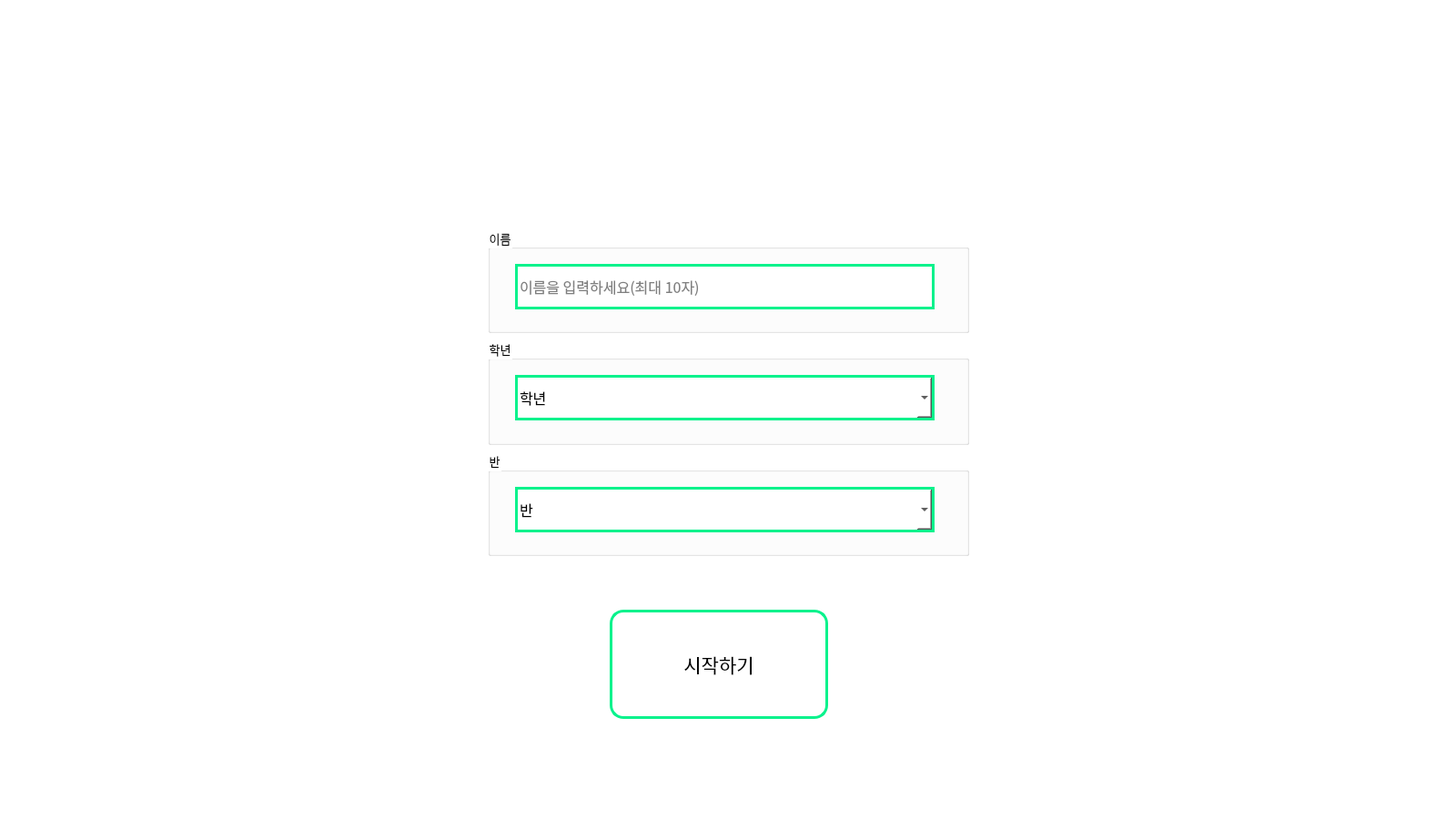
<?xml version="1.0" encoding="UTF-8"?>
<ui version="4.0">
 <class>MainWindow</class>
 <widget class="QMainWindow" name="MainWindow">
  <property name="enabled">
   <bool>true</bool>
  </property>
  <property name="geometry">
   <rect>
    <x>0</x>
    <y>0</y>
    <width>1600</width>
    <height>900</height>
   </rect>
  </property>
  <property name="sizePolicy">
   <sizepolicy hsizetype="Fixed" vsizetype="Fixed">
    <horstretch>0</horstretch>
    <verstretch>0</verstretch>
   </sizepolicy>
  </property>
  <property name="palette">
   <palette>
    <active>
     <colorrole role="WindowText">
      <brush brushstyle="SolidPattern">
       <color alpha="255">
        <red>11</red>
        <green>11</green>
        <blue>11</blue>
       </color>
      </brush>
     </colorrole>
     <colorrole role="Button">
      <brush brushstyle="SolidPattern">
       <color alpha="255">
        <red>255</red>
        <green>255</green>
        <blue>255</blue>
       </color>
      </brush>
     </colorrole>
     <colorrole role="Midlight">
      <brush brushstyle="SolidPattern">
       <color alpha="255">
        <red>90</red>
        <green>90</green>
        <blue>90</blue>
       </color>
      </brush>
     </colorrole>
     <colorrole role="Text">
      <brush brushstyle="SolidPattern">
       <color alpha="255">
        <red>11</red>
        <green>11</green>
        <blue>11</blue>
       </color>
      </brush>
     </colorrole>
     <colorrole role="ButtonText">
      <brush brushstyle="SolidPattern">
       <color alpha="255">
        <red>11</red>
        <green>11</green>
        <blue>11</blue>
       </color>
      </brush>
     </colorrole>
     <colorrole role="Base">
      <brush brushstyle="SolidPattern">
       <color alpha="255">
        <red>255</red>
        <green>255</green>
        <blue>255</blue>
       </color>
      </brush>
     </colorrole>
     <colorrole role="Window">
      <brush brushstyle="SolidPattern">
       <color alpha="255">
        <red>240</red>
        <green>240</green>
        <blue>240</blue>
       </color>
      </brush>
     </colorrole>
     <colorrole role="Highlight">
      <brush brushstyle="SolidPattern">
       <color alpha="255">
        <red>176</red>
        <green>255</green>
        <blue>133</blue>
       </color>
      </brush>
     </colorrole>
     <colorrole role="HighlightedText">
      <brush brushstyle="SolidPattern">
       <color alpha="255">
        <red>109</red>
        <green>109</green>
        <blue>109</blue>
       </color>
      </brush>
     </colorrole>
     <colorrole role="ToolTipText">
      <brush brushstyle="SolidPattern">
       <color alpha="255">
        <red>127</red>
        <green>127</green>
        <blue>127</blue>
       </color>
      </brush>
     </colorrole>
     <colorrole role="PlaceholderText">
      <brush brushstyle="SolidPattern">
       <color alpha="128">
        <red>255</red>
        <green>255</green>
        <blue>255</blue>
       </color>
      </brush>
     </colorrole>
    </active>
    <inactive>
     <colorrole role="WindowText">
      <brush brushstyle="SolidPattern">
       <color alpha="255">
        <red>11</red>
        <green>11</green>
        <blue>11</blue>
       </color>
      </brush>
     </colorrole>
     <colorrole role="Button">
      <brush brushstyle="SolidPattern">
       <color alpha="255">
        <red>255</red>
        <green>255</green>
        <blue>255</blue>
       </color>
      </brush>
     </colorrole>
     <colorrole role="Midlight">
      <brush brushstyle="SolidPattern">
       <color alpha="255">
        <red>90</red>
        <green>90</green>
        <blue>90</blue>
       </color>
      </brush>
     </colorrole>
     <colorrole role="Text">
      <brush brushstyle="SolidPattern">
       <color alpha="255">
        <red>11</red>
        <green>11</green>
        <blue>11</blue>
       </color>
      </brush>
     </colorrole>
     <colorrole role="ButtonText">
      <brush brushstyle="SolidPattern">
       <color alpha="255">
        <red>11</red>
        <green>11</green>
        <blue>11</blue>
       </color>
      </brush>
     </colorrole>
     <colorrole role="Base">
      <brush brushstyle="SolidPattern">
       <color alpha="255">
        <red>255</red>
        <green>255</green>
        <blue>255</blue>
       </color>
      </brush>
     </colorrole>
     <colorrole role="Window">
      <brush brushstyle="SolidPattern">
       <color alpha="255">
        <red>240</red>
        <green>240</green>
        <blue>240</blue>
       </color>
      </brush>
     </colorrole>
     <colorrole role="Highlight">
      <brush brushstyle="SolidPattern">
       <color alpha="255">
        <red>176</red>
        <green>255</green>
        <blue>133</blue>
       </color>
      </brush>
     </colorrole>
     <colorrole role="HighlightedText">
      <brush brushstyle="SolidPattern">
       <color alpha="255">
        <red>109</red>
        <green>109</green>
        <blue>109</blue>
       </color>
      </brush>
     </colorrole>
     <colorrole role="ToolTipText">
      <brush brushstyle="SolidPattern">
       <color alpha="255">
        <red>127</red>
        <green>127</green>
        <blue>127</blue>
       </color>
      </brush>
     </colorrole>
     <colorrole role="PlaceholderText">
      <brush brushstyle="SolidPattern">
       <color alpha="128">
        <red>255</red>
        <green>255</green>
        <blue>255</blue>
       </color>
      </brush>
     </colorrole>
    </inactive>
    <disabled>
     <colorrole role="WindowText">
      <brush brushstyle="SolidPattern">
       <color alpha="255">
        <red>120</red>
        <green>120</green>
        <blue>120</blue>
       </color>
      </brush>
     </colorrole>
     <colorrole role="Button">
      <brush brushstyle="SolidPattern">
       <color alpha="255">
        <red>255</red>
        <green>255</green>
        <blue>255</blue>
       </color>
      </brush>
     </colorrole>
     <colorrole role="Midlight">
      <brush brushstyle="SolidPattern">
       <color alpha="255">
        <red>90</red>
        <green>90</green>
        <blue>90</blue>
       </color>
      </brush>
     </colorrole>
     <colorrole role="Text">
      <brush brushstyle="SolidPattern">
       <color alpha="255">
        <red>120</red>
        <green>120</green>
        <blue>120</blue>
       </color>
      </brush>
     </colorrole>
     <colorrole role="ButtonText">
      <brush brushstyle="SolidPattern">
       <color alpha="255">
        <red>120</red>
        <green>120</green>
        <blue>120</blue>
       </color>
      </brush>
     </colorrole>
     <colorrole role="Base">
      <brush brushstyle="SolidPattern">
       <color alpha="255">
        <red>240</red>
        <green>240</green>
        <blue>240</blue>
       </color>
      </brush>
     </colorrole>
     <colorrole role="Window">
      <brush brushstyle="SolidPattern">
       <color alpha="255">
        <red>240</red>
        <green>240</green>
        <blue>240</blue>
       </color>
      </brush>
     </colorrole>
     <colorrole role="Highlight">
      <brush brushstyle="SolidPattern">
       <color alpha="255">
        <red>0</red>
        <green>120</green>
        <blue>215</blue>
       </color>
      </brush>
     </colorrole>
     <colorrole role="HighlightedText">
      <brush brushstyle="SolidPattern">
       <color alpha="255">
        <red>109</red>
        <green>109</green>
        <blue>109</blue>
       </color>
      </brush>
     </colorrole>
     <colorrole role="ToolTipText">
      <brush brushstyle="SolidPattern">
       <color alpha="255">
        <red>127</red>
        <green>127</green>
        <blue>127</blue>
       </color>
      </brush>
     </colorrole>
     <colorrole role="PlaceholderText">
      <brush brushstyle="SolidPattern">
       <color alpha="128">
        <red>255</red>
        <green>255</green>
        <blue>255</blue>
       </color>
      </brush>
     </colorrole>
    </disabled>
   </palette>
  </property>
  <property name="windowTitle">
   <string>MainWindow</string>
  </property>
  <widget class="QWidget" name="centralwidget">
   <property name="enabled">
    <bool>true</bool>
   </property>
   <property name="sizePolicy">
    <sizepolicy hsizetype="Preferred" vsizetype="Preferred">
     <horstretch>0</horstretch>
     <verstretch>0</verstretch>
    </sizepolicy>
   </property>
   <property name="palette">
    <palette>
     <active>
      <colorrole role="Button">
       <brush brushstyle="SolidPattern">
        <color alpha="255">
         <red>255</red>
         <green>255</green>
         <blue>255</blue>
        </color>
       </brush>
      </colorrole>
      <colorrole role="Base">
       <brush brushstyle="SolidPattern">
        <color alpha="255">
         <red>255</red>
         <green>255</green>
         <blue>255</blue>
        </color>
       </brush>
      </colorrole>
      <colorrole role="Window">
       <brush brushstyle="SolidPattern">
        <color alpha="255">
         <red>255</red>
         <green>255</green>
         <blue>255</blue>
        </color>
       </brush>
      </colorrole>
     </active>
     <inactive>
      <colorrole role="Button">
       <brush brushstyle="SolidPattern">
        <color alpha="255">
         <red>255</red>
         <green>255</green>
         <blue>255</blue>
        </color>
       </brush>
      </colorrole>
      <colorrole role="Base">
       <brush brushstyle="SolidPattern">
        <color alpha="255">
         <red>255</red>
         <green>255</green>
         <blue>255</blue>
        </color>
       </brush>
      </colorrole>
      <colorrole role="Window">
       <brush brushstyle="SolidPattern">
        <color alpha="255">
         <red>255</red>
         <green>255</green>
         <blue>255</blue>
        </color>
       </brush>
      </colorrole>
     </inactive>
     <disabled>
      <colorrole role="Button">
       <brush brushstyle="SolidPattern">
        <color alpha="255">
         <red>255</red>
         <green>255</green>
         <blue>255</blue>
        </color>
       </brush>
      </colorrole>
      <colorrole role="Base">
       <brush brushstyle="SolidPattern">
        <color alpha="255">
         <red>255</red>
         <green>255</green>
         <blue>255</blue>
        </color>
       </brush>
      </colorrole>
      <colorrole role="Window">
       <brush brushstyle="SolidPattern">
        <color alpha="255">
         <red>255</red>
         <green>255</green>
         <blue>255</blue>
        </color>
       </brush>
      </colorrole>
     </disabled>
    </palette>
   </property>
   <property name="mouseTracking">
    <bool>false</bool>
   </property>
   <property name="styleSheet">
    <string notr="true">background: white;</string>
   </property>
   <widget class="QWidget" name="gridLayoutWidget">
    <property name="geometry">
     <rect>
      <x>0</x>
      <y>250</y>
      <width>1601</width>
      <height>361</height>
     </rect>
    </property>
    <layout class="QGridLayout" name="gridLayout">
     <item row="0" column="0">
      <layout class="QGridLayout" name="gridLayout_2" rowstretch="0" columnstretch="0,0,0">
       <item row="0" column="0">
        <widget class="QWidget" name="widget_2" native="true"/>
       </item>
       <item row="0" column="2">
        <widget class="QWidget" name="widget_3" native="true">
         <property name="font">
          <font>
           <pointsize>12</pointsize>
          </font>
         </property>
        </widget>
       </item>
       <item row="0" column="1">
        <layout class="QGridLayout" name="gridLayout_3">
         <item row="1" column="0">
          <layout class="QGridLayout" name="gridLayout_4">
           <item row="0" column="0">
            <widget class="QGroupBox" name="nameGroup">
             <property name="font">
              <font>
               <family>Noto Sans KR</family>
               <pointsize>10</pointsize>
              </font>
             </property>
             <property name="styleSheet">
              <string notr="true"/>
             </property>
             <property name="title">
              <string>이름</string>
             </property>
             <widget class="QLineEdit" name="nameText">
              <property name="geometry">
               <rect>
                <x>30</x>
                <y>40</y>
                <width>461</width>
                <height>50</height>
               </rect>
              </property>
              <property name="font">
               <font>
                <family>Noto Sans KR</family>
                <pointsize>12</pointsize>
               </font>
              </property>
              <property name="styleSheet">
               <string notr="true">border: 3px solid #08F28C;

</string>
              </property>
              <property name="maxLength">
               <number>10</number>
              </property>
              <property name="placeholderText">
               <string>이름을 입력하세요(최대 10자)</string>
              </property>
             </widget>
            </widget>
           </item>
           <item row="1" column="0">
            <widget class="QGroupBox" name="classGroup">
             <property name="font">
              <font>
               <family>Noto Sans KR</family>
               <pointsize>10</pointsize>
              </font>
             </property>
             <property name="styleSheet">
              <string notr="true"/>
             </property>
             <property name="title">
              <string>학년</string>
             </property>
             <widget class="QComboBox" name="gradeCombo">
              <property name="geometry">
               <rect>
                <x>30</x>
                <y>40</y>
                <width>461</width>
                <height>50</height>
               </rect>
              </property>
              <property name="palette">
               <palette>
                <active>
                 <colorrole role="Button">
                  <brush brushstyle="SolidPattern">
                   <color alpha="255">
                    <red>255</red>
                    <green>255</green>
                    <blue>255</blue>
                   </color>
                  </brush>
                 </colorrole>
                 <colorrole role="Base">
                  <brush brushstyle="SolidPattern">
                   <color alpha="255">
                    <red>255</red>
                    <green>255</green>
                    <blue>255</blue>
                   </color>
                  </brush>
                 </colorrole>
                 <colorrole role="Window">
                  <brush brushstyle="SolidPattern">
                   <color alpha="255">
                    <red>255</red>
                    <green>255</green>
                    <blue>255</blue>
                   </color>
                  </brush>
                 </colorrole>
                </active>
                <inactive>
                 <colorrole role="Button">
                  <brush brushstyle="SolidPattern">
                   <color alpha="255">
                    <red>255</red>
                    <green>255</green>
                    <blue>255</blue>
                   </color>
                  </brush>
                 </colorrole>
                 <colorrole role="Base">
                  <brush brushstyle="SolidPattern">
                   <color alpha="255">
                    <red>255</red>
                    <green>255</green>
                    <blue>255</blue>
                   </color>
                  </brush>
                 </colorrole>
                 <colorrole role="Window">
                  <brush brushstyle="SolidPattern">
                   <color alpha="255">
                    <red>255</red>
                    <green>255</green>
                    <blue>255</blue>
                   </color>
                  </brush>
                 </colorrole>
                </inactive>
                <disabled>
                 <colorrole role="Button">
                  <brush brushstyle="SolidPattern">
                   <color alpha="255">
                    <red>255</red>
                    <green>255</green>
                    <blue>255</blue>
                   </color>
                  </brush>
                 </colorrole>
                 <colorrole role="Base">
                  <brush brushstyle="SolidPattern">
                   <color alpha="255">
                    <red>255</red>
                    <green>255</green>
                    <blue>255</blue>
                   </color>
                  </brush>
                 </colorrole>
                 <colorrole role="Window">
                  <brush brushstyle="SolidPattern">
                   <color alpha="255">
                    <red>255</red>
                    <green>255</green>
                    <blue>255</blue>
                   </color>
                  </brush>
                 </colorrole>
                </disabled>
               </palette>
              </property>
              <property name="font">
               <font>
                <family>Noto Sans KR</family>
                <pointsize>12</pointsize>
                <strikeout>false</strikeout>
               </font>
              </property>
              <property name="mouseTracking">
               <bool>false</bool>
              </property>
              <property name="toolTip">
               <string>학년</string>
              </property>
              <property name="whatsThis">
               <string/>
              </property>
              <property name="accessibleName">
               <string>학년</string>
              </property>
              <property name="autoFillBackground">
               <bool>false</bool>
              </property>
              <property name="styleSheet">
               <string notr="true">border: 3px solid #08F28C;

</string>
              </property>
              <property name="inputMethodHints">
               <set>Qt::ImhNone</set>
              </property>
              <property name="frame">
               <bool>true</bool>
              </property>
              <item>
               <property name="text">
                <string>학년</string>
               </property>
              </item>
              <item>
               <property name="text">
                <string>1</string>
               </property>
              </item>
              <item>
               <property name="text">
                <string>2</string>
               </property>
              </item>
              <item>
               <property name="text">
                <string>3</string>
               </property>
              </item>
             </widget>
            </widget>
           </item>
           <item row="2" column="0">
            <widget class="QGroupBox" name="gradeGroup">
             <property name="font">
              <font>
               <family>Noto Sans KR</family>
               <pointsize>10</pointsize>
              </font>
             </property>
             <property name="styleSheet">
              <string notr="true"/>
             </property>
             <property name="title">
              <string>반</string>
             </property>
             <widget class="QComboBox" name="classCombo">
              <property name="enabled">
               <bool>true</bool>
              </property>
              <property name="geometry">
               <rect>
                <x>30</x>
                <y>40</y>
                <width>461</width>
                <height>50</height>
               </rect>
              </property>
              <property name="sizePolicy">
               <sizepolicy hsizetype="Fixed" vsizetype="Fixed">
                <horstretch>0</horstretch>
                <verstretch>0</verstretch>
               </sizepolicy>
              </property>
              <property name="palette">
               <palette>
                <active>
                 <colorrole role="Button">
                  <brush brushstyle="SolidPattern">
                   <color alpha="255">
                    <red>255</red>
                    <green>255</green>
                    <blue>255</blue>
                   </color>
                  </brush>
                 </colorrole>
                 <colorrole role="Base">
                  <brush brushstyle="SolidPattern">
                   <color alpha="255">
                    <red>255</red>
                    <green>255</green>
                    <blue>255</blue>
                   </color>
                  </brush>
                 </colorrole>
                 <colorrole role="Window">
                  <brush brushstyle="SolidPattern">
                   <color alpha="255">
                    <red>255</red>
                    <green>255</green>
                    <blue>255</blue>
                   </color>
                  </brush>
                 </colorrole>
                </active>
                <inactive>
                 <colorrole role="Button">
                  <brush brushstyle="SolidPattern">
                   <color alpha="255">
                    <red>255</red>
                    <green>255</green>
                    <blue>255</blue>
                   </color>
                  </brush>
                 </colorrole>
                 <colorrole role="Base">
                  <brush brushstyle="SolidPattern">
                   <color alpha="255">
                    <red>255</red>
                    <green>255</green>
                    <blue>255</blue>
                   </color>
                  </brush>
                 </colorrole>
                 <colorrole role="Window">
                  <brush brushstyle="SolidPattern">
                   <color alpha="255">
                    <red>255</red>
                    <green>255</green>
                    <blue>255</blue>
                   </color>
                  </brush>
                 </colorrole>
                </inactive>
                <disabled>
                 <colorrole role="Button">
                  <brush brushstyle="SolidPattern">
                   <color alpha="255">
                    <red>255</red>
                    <green>255</green>
                    <blue>255</blue>
                   </color>
                  </brush>
                 </colorrole>
                 <colorrole role="Base">
                  <brush brushstyle="SolidPattern">
                   <color alpha="255">
                    <red>255</red>
                    <green>255</green>
                    <blue>255</blue>
                   </color>
                  </brush>
                 </colorrole>
                 <colorrole role="Window">
                  <brush brushstyle="SolidPattern">
                   <color alpha="255">
                    <red>255</red>
                    <green>255</green>
                    <blue>255</blue>
                   </color>
                  </brush>
                 </colorrole>
                </disabled>
               </palette>
              </property>
              <property name="font">
               <font>
                <family>Noto Sans KR</family>
                <pointsize>12</pointsize>
                <strikeout>false</strikeout>
               </font>
              </property>
              <property name="mouseTracking">
               <bool>false</bool>
              </property>
              <property name="toolTip">
               <string>학년</string>
              </property>
              <property name="whatsThis">
               <string/>
              </property>
              <property name="accessibleName">
               <string>학년</string>
              </property>
              <property name="autoFillBackground">
               <bool>false</bool>
              </property>
              <property name="styleSheet">
               <string notr="true">border: 3px solid #08F28C;

</string>
              </property>
              <property name="inputMethodHints">
               <set>Qt::ImhNone</set>
              </property>
              <property name="frame">
               <bool>true</bool>
              </property>
              <item>
               <property name="text">
                <string>반</string>
               </property>
              </item>
              <item>
               <property name="text">
                <string>1</string>
               </property>
              </item>
              <item>
               <property name="text">
                <string>2</string>
               </property>
              </item>
              <item>
               <property name="text">
                <string>3</string>
               </property>
              </item>
              <item>
               <property name="text">
                <string>4</string>
               </property>
              </item>
              <item>
               <property name="text">
                <string>5</string>
               </property>
              </item>
              <item>
               <property name="text">
                <string>6</string>
               </property>
              </item>
             </widget>
            </widget>
           </item>
          </layout>
         </item>
        </layout>
       </item>
      </layout>
     </item>
    </layout>
   </widget>
   <widget class="QPushButton" name="startBtn">
    <property name="geometry">
     <rect>
      <x>670</x>
      <y>670</y>
      <width>240</width>
      <height>120</height>
     </rect>
    </property>
    <property name="palette">
     <palette>
      <active>
       <colorrole role="Button">
        <brush brushstyle="SolidPattern">
         <color alpha="255">
          <red>255</red>
          <green>255</green>
          <blue>255</blue>
         </color>
        </brush>
       </colorrole>
       <colorrole role="Base">
        <brush brushstyle="SolidPattern">
         <color alpha="255">
          <red>255</red>
          <green>255</green>
          <blue>255</blue>
         </color>
        </brush>
       </colorrole>
       <colorrole role="Window">
        <brush brushstyle="SolidPattern">
         <color alpha="255">
          <red>255</red>
          <green>255</green>
          <blue>255</blue>
         </color>
        </brush>
       </colorrole>
      </active>
      <inactive>
       <colorrole role="Button">
        <brush brushstyle="SolidPattern">
         <color alpha="255">
          <red>255</red>
          <green>255</green>
          <blue>255</blue>
         </color>
        </brush>
       </colorrole>
       <colorrole role="Base">
        <brush brushstyle="SolidPattern">
         <color alpha="255">
          <red>255</red>
          <green>255</green>
          <blue>255</blue>
         </color>
        </brush>
       </colorrole>
       <colorrole role="Window">
        <brush brushstyle="SolidPattern">
         <color alpha="255">
          <red>255</red>
          <green>255</green>
          <blue>255</blue>
         </color>
        </brush>
       </colorrole>
      </inactive>
      <disabled>
       <colorrole role="Button">
        <brush brushstyle="SolidPattern">
         <color alpha="255">
          <red>255</red>
          <green>255</green>
          <blue>255</blue>
         </color>
        </brush>
       </colorrole>
       <colorrole role="Base">
        <brush brushstyle="SolidPattern">
         <color alpha="255">
          <red>255</red>
          <green>255</green>
          <blue>255</blue>
         </color>
        </brush>
       </colorrole>
       <colorrole role="Window">
        <brush brushstyle="SolidPattern">
         <color alpha="255">
          <red>255</red>
          <green>255</green>
          <blue>255</blue>
         </color>
        </brush>
       </colorrole>
      </disabled>
     </palette>
    </property>
    <property name="font">
     <font>
      <family>Noto Sans KR</family>
      <pointsize>16</pointsize>
     </font>
    </property>
    <property name="styleSheet">
     <string notr="true">QPushButton {
	border: 3px solid #08F28C;
	border-radius: 15px
}

QPushButton:hover {
	background: lightgray;
}

</string>
    </property>
    <property name="text">
     <string>시작하기</string>
    </property>
   </widget>
   <widget class="QLabel" name="label">
    <property name="geometry">
     <rect>
      <x>0</x>
      <y>50</y>
      <width>1611</width>
      <height>151</height>
     </rect>
    </property>
    <property name="text">
     <string/>
    </property>
    <property name="pixmap">
     <pixmap>../img/logo.png</pixmap>
    </property>
    <property name="alignment">
     <set>Qt::AlignCenter</set>
    </property>
   </widget>
  </widget>
 </widget>
 <resources/>
 <connections/>
</ui>
